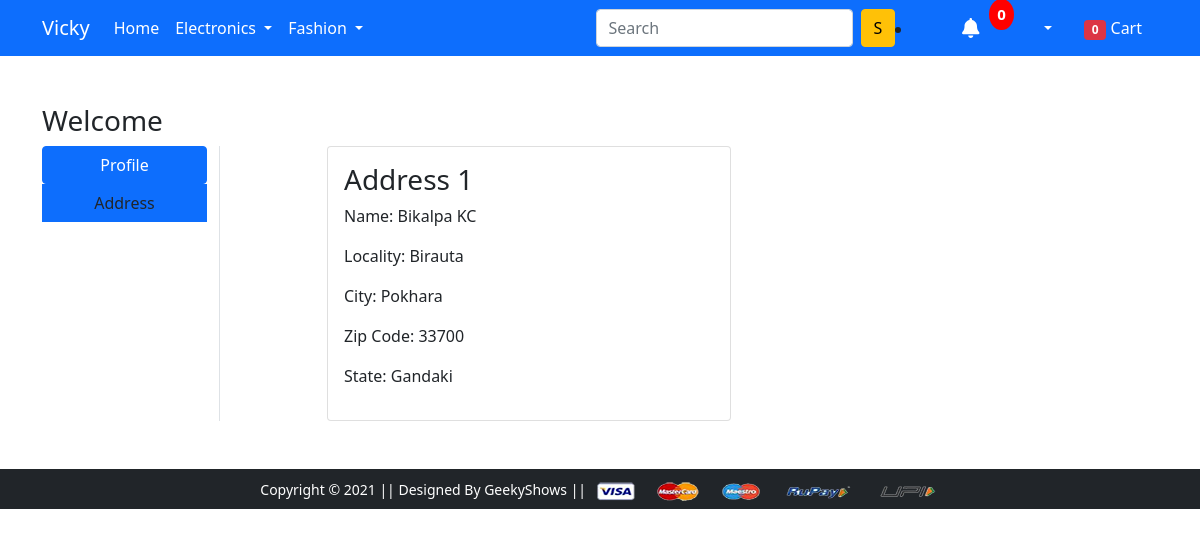
The app's page /address/ (signed in) with its own data.
### app/models.py (models this page shows, shortened)
class Customer(models.Model):
    user=models.ForeignKey(User, on_delete=models.CASCADE)
    name=models.CharField(max_length=200)
    locality=models.CharField(max_length=200)
    city=models.CharField(max_length=50)
    zipcode=models.IntegerField()
    state=models.CharField(choices=STATE_CHOICES, max_length=50)

### app/views.py (the view)
# urls.py: path('address/', views.address, name='address'),
@login_required(login_url='/accounts/login/')
def address(request):
 customer_data=Customer.objects.filter(user=request.user)
 for customer in customer_data:
        print(customer.name)
 if request.user.is_authenticated:
   no_of_items_in_cart=len(Cart.objects.filter(user=request.user))
 return render(request, 'app/address.html', {'customer_data': customer_data, 'active': 'btn-primary', 'no_of_items_in_cart':no_of_items_in_cart})

### app/templates/app/address.html (shortened to what this page needs)
{% extends 'app/base.html' %}
{% load static %}
{% block main-content %}
<div class="container my-5">
    <div class="row">
        <h3>Welcome {{request.user.first_name|capfirst}}</h3>
        <div class="col-sm-2 border-end">
            <ul class="list-unstyled">
                <li class="d-grid"><a href="{% url 'profile' %}" class="btn btn-primary">Profile</a></li>
                <li class="d-grid {{active}}"><a href="{% url 'address' %}" class="btn">Address</a></li>
            </ul>
        </div>
        <div class="col-sm-9 offset-sm-1">
            <div class="row">
                {% for customer in customer_data %}
                <div class="col-sm-6">
                    <div class="card">
                        <div class="card-body">
                            <h3>Address {{forloop.counter}}</h3>
                            <p>Name: {{customer.name}}</p>
                            <p>Locality: {{customer.locality}}</p>
                            <p>City: {{customer.city}}</p>
                            <p>Zip Code: {{customer.zipcode}}</p>
                            <p>State: {{customer.state}}</p>
                        </div>
                    </div>
                </div>
                {% endfor %}
            </div>
        </div>
    </div>
</div>
{% endblock main-content %}

### records on screen
Customer: name "Bikalpa KC", locality "Birauta", city "Pokhara", zipcode "33700", state "Gandaki"

### other values on screen
{{ no_of_items_in_cart }} "0"
